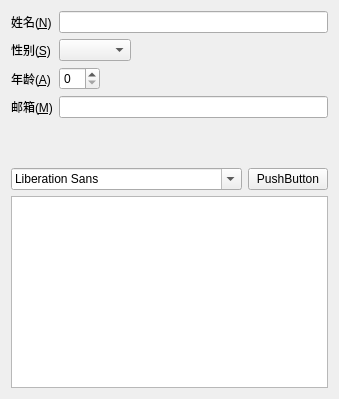
<?xml version="1.0" encoding="UTF-8"?>
<ui version="4.0">
 <class>MyWidget</class>
 <widget class="QWidget" name="MyWidget">
  <property name="geometry">
   <rect>
    <x>0</x>
    <y>0</y>
    <width>500</width>
    <height>350</height>
   </rect>
  </property>
  <property name="minimumSize">
   <size>
    <width>200</width>
    <height>150</height>
   </size>
  </property>
  <property name="maximumSize">
   <size>
    <width>500</width>
    <height>350</height>
   </size>
  </property>
  <property name="windowTitle">
   <string>MyWidget</string>
  </property>
  <layout class="QVBoxLayout" name="verticalLayout">
   <property name="sizeConstraint">
    <enum>QLayout::SetFixedSize</enum>
   </property>
   <item>
    <layout class="QFormLayout" name="formLayout">
     <property name="fieldGrowthPolicy">
      <enum>QFormLayout::ExpandingFieldsGrow</enum>
     </property>
     <item row="0" column="0">
      <widget class="QLabel" name="nLabel">
       <property name="text">
        <string>姓名(&amp;N)</string>
       </property>
       <property name="buddy">
        <cstring>nLineEdit</cstring>
       </property>
      </widget>
     </item>
     <item row="0" column="1">
      <widget class="QLineEdit" name="nLineEdit"/>
     </item>
     <item row="1" column="0">
      <widget class="QLabel" name="sLabel">
       <property name="text">
        <string>性别(&amp;S)</string>
       </property>
       <property name="buddy">
        <cstring>sComboBox</cstring>
       </property>
      </widget>
     </item>
     <item row="1" column="1">
      <widget class="QComboBox" name="sComboBox"/>
     </item>
     <item row="2" column="0">
      <widget class="QLabel" name="aLabel">
       <property name="text">
        <string>年龄(&amp;A)</string>
       </property>
       <property name="buddy">
        <cstring>aSpinBox</cstring>
       </property>
      </widget>
     </item>
     <item row="2" column="1">
      <widget class="QSpinBox" name="aSpinBox"/>
     </item>
     <item row="3" column="0">
      <widget class="QLabel" name="mLabel">
       <property name="text">
        <string>邮箱(&amp;M)</string>
       </property>
       <property name="buddy">
        <cstring>mLineEdit</cstring>
       </property>
      </widget>
     </item>
     <item row="3" column="1">
      <widget class="QLineEdit" name="mLineEdit"/>
     </item>
    </layout>
   </item>
   <item>
    <spacer name="verticalSpacer">
     <property name="orientation">
      <enum>Qt::Vertical</enum>
     </property>
     <property name="sizeHint" stdset="0">
      <size>
       <width>20</width>
       <height>44</height>
      </size>
     </property>
    </spacer>
   </item>
   <item>
    <layout class="QHBoxLayout" name="horizontalLayout" stretch="2,1">
     <item>
      <widget class="QFontComboBox" name="fontComboBox"/>
     </item>
     <item>
      <widget class="QPushButton" name="pushButton">
       <property name="text">
        <string>PushButton</string>
       </property>
       <property name="checkable">
        <bool>true</bool>
       </property>
      </widget>
     </item>
    </layout>
   </item>
   <item>
    <widget class="QTextEdit" name="textEdit"/>
   </item>
  </layout>
 </widget>
 <resources/>
 <connections/>
</ui>
